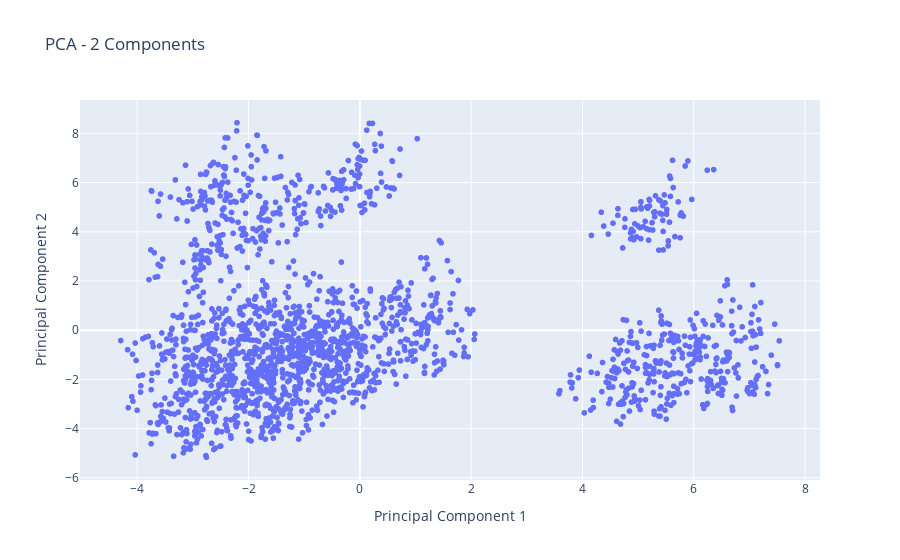

Here is the notebook cell this chart was saved with:
### Markdown cell above
Visualizing the PCA results in 2 components to get a quick overview of the main trends in the data.

### Code cell
import matplotlib.pyplot as plt

# Create a scatter plot using Plotly Express
fig_pca = px.scatter(df_pca_2, 
                     x='PCA1', 
                     y='PCA2', 
                     title="PCA - 2 Components",
                     labels={'PCA1': 'Principal Component 1', 'PCA2': 'Principal Component 2'})
fig_pca.show()

### Figure 1 — Plotly figure (JSON) as saved in the notebook; plotly's stock layout.template omitted (floating-point values rounded to 4 significant figures; data arrays with more than 128 entries replaced by an {"elided": "..."} marker saying what was removed)
{"data": [{"hovertemplate": "Principal Component 1=%{x}<br>Principal Component 2=%{y}<extra></extra>", "legendgroup": "", "marker": {"color": "#636efa", "symbol": "circle"}, "mode": "markers", "name": "", "showlegend": false, "type": "scattergl", "x": {"elided": "2000 float values"}, "xaxis": "x", "y": {"elided": "2000 float values"}, "yaxis": "y"}], "layout": {"legend": {"tracegroupgap": 0}, "title": {"text": "PCA - 2 Components"}, "xaxis": {"anchor": "y", "domain": [0, 1], "title": {"text": "Principal Component 1"}}, "yaxis": {"anchor": "x", "domain": [0, 1], "title": {"text": "Principal Component 2"}}}}
